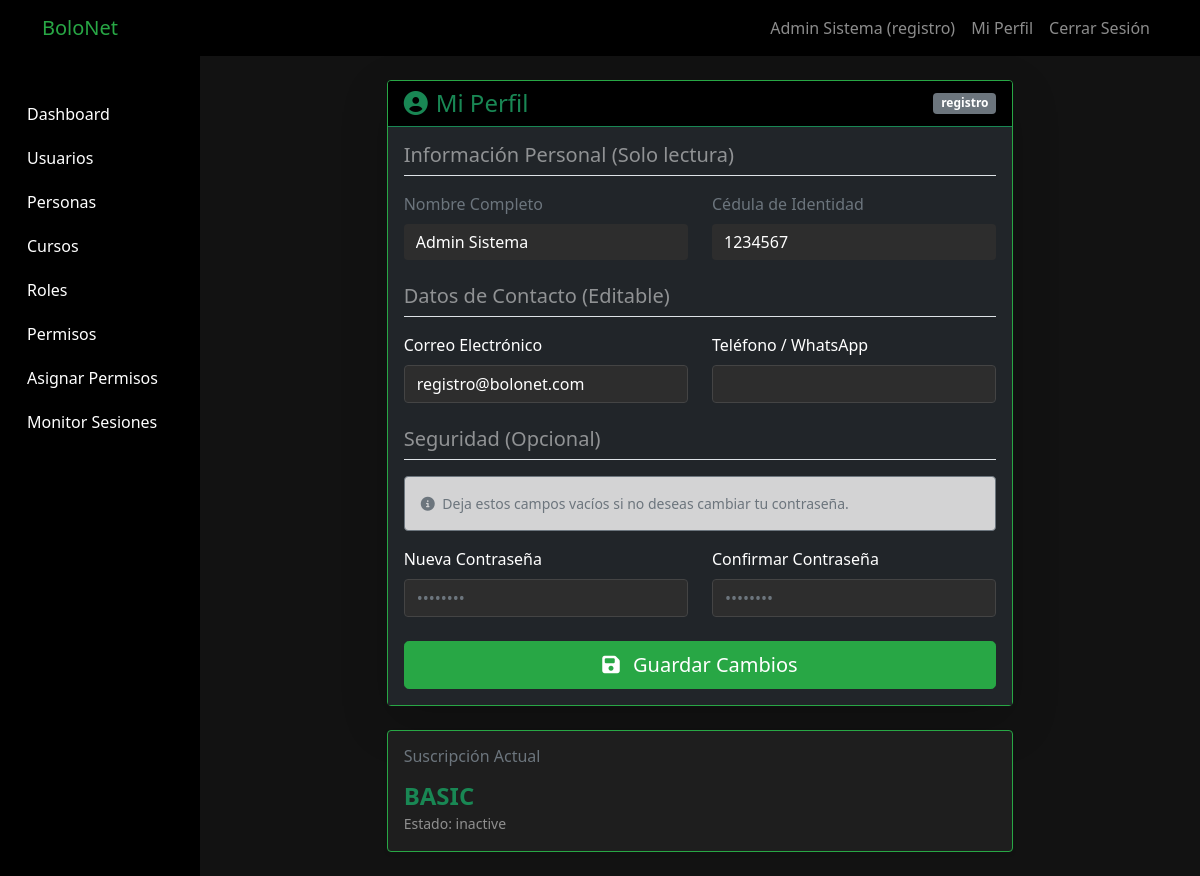
Page /index.php?controller=Usuario&action=perfil (signed in) on the committed database.
### tables this page shows
CREATE TABLE usuario (
    id INT PRIMARY KEY AUTO_INCREMENT,
    persona_id INT NOT NULL UNIQUE,
    email VARCHAR(150) NOT NULL UNIQUE,
    password VARCHAR(255) NOT NULL,
    rol_id INT NOT NULL,
    estado TINYINT(1) DEFAULT 0,
    verification_token VARCHAR(64) NULL,
    token_expires DATETIME NULL,
    reset_token VARCHAR(6) NULL,
    reset_expires DATETIME NULL,
    password_history TEXT NULL,
    conteo_interrupciones INT DEFAULT 0,
    creado_en TIMESTAMP DEFAULT CURRENT_TIMESTAMP,
    actualizado_en TIMESTAMP DEFAULT CURRENT_TIMESTAMP ON UPDATE CURRENT_TIMESTAMP,
    FOREIGN KEY (persona_id) REFERENCES persona(id) ON DELETE CASCADE,
    FOREIGN KEY (rol_id) REFERENCES rol(id) ON DELETE RESTRICT ON UPDATE CASCADE
);

CREATE TABLE rol (
    id INT PRIMARY KEY AUTO_INCREMENT,
    nombre VARCHAR(50) NOT NULL UNIQUE,
    descripcion VARCHAR(100) NOT NULL
);

CREATE TABLE persona (
    id INT PRIMARY KEY AUTO_INCREMENT,
    ci VARCHAR(20) NOT NULL UNIQUE,
    nombre VARCHAR(100) NOT NULL,
    apellido VARCHAR(100) NOT NULL,
    fecha_nacimiento DATE NOT NULL,
    genero ENUM('M', 'F', 'O') NOT NULL,
    telefono VARCHAR(15),
    direccion TEXT,
    creado_en TIMESTAMP DEFAULT CURRENT_TIMESTAMP,
    actualizado_en TIMESTAMP DEFAULT CURRENT_TIMESTAMP ON UPDATE CURRENT_TIMESTAMP
);

### controllers/UsuarioController.php (called while the page is built, shortened)
<?php
class UsuarioController
{
    private $usuario;
    public function __construct()
    {
        require_once __DIR__ . '/../models/Usuario.php';
        $this->usuario = new Usuario();
    }
    public function perfil()
    {
        $userId = $_SESSION['user_id'];
        $perfil_data = $this->usuario->getById($userId);
        require_once __DIR__ . '/../views/layouts/header.php';
        require_once __DIR__ . '/../views/usuario/perfil.php';
        require_once __DIR__ . '/../views/layouts/footer.php';
    }
}
?>

### models/Database.php (called while the page is built, shortened)
<?php
class Database {
    private static $connection = null;
    public static function getConnection() {
        if (self::$connection === null) {
            self::$connection = new mysqli(DB_HOST, DB_USER, DB_PASS, DB_NAME);
            self::$connection->set_charset("utf8");
        }
        return self::$connection;
    }
}

### models/Usuario.php (called while the page is built, shortened)
<?php
class Usuario
{
    private $db;
    public function __construct()
    {
        require_once __DIR__ . '/Database.php';
        $this->db = Database::getConnection();
    }
    public function getById($id)
    {
        $sql = "SELECT u.*, u.plan_type, u.subscription_status, u.subscription_end,
                       r.nombre as rol_nombre, p.ci, p.nombre as persona_nombre, p.apellido as persona_apellido
                FROM usuario u
                JOIN rol r ON u.rol_id = r.id
                JOIN persona p ON u.persona_id = p.id
                WHERE u.id = ?";
        $stmt = $this->db->prepare($sql);
        $stmt->bind_param("i", $id);
        $stmt->execute();
        return $stmt->get_result()->fetch_assoc();
    }
}
?>

### views/usuario/perfil.php (the view, shortened to what this page needs)
<div class="row justify-content-center">
    <div class="col-md-8">
        <div class="card card-dark shadow-lg border-success">
            <div
                class="card-header bg-dark border-bottom border-success d-flex justify-content-between align-items-center">
                <h4 class="mb-0 text-success"><i class="fas fa-user-circle me-2"></i>Mi Perfil</h4>
                <span class="badge bg-secondary"><?php echo htmlspecialchars($perfil_data['rol_nombre']); ?></span>
            </div>
            <div class="card-body bg-dark text-white">
                <form action="index.php?controller=Usuario&action=perfil" method="POST">
                    <h5 class="text-white-50 mb-3 border-bottom pb-2">Información Personal (Solo lectura)</h5>
                    <div class="row mb-3">
                        <div class="col-md-6">
                            <label class="form-label text-muted">Nombre Completo</label>
                            <input type="text" class="form-control bg-secondary text-white border-0"
                                value="<?php echo htmlspecialchars($perfil_data['persona_nombre'] . ' ' . $perfil_data['persona_apellido']); ?>"
                                readonly>
                        </div>
                        <div class="col-md-6">
                            <label class="form-label text-muted">Cédula de Identidad</label>
                            <input type="text" class="form-control bg-secondary text-white border-0"
                                value="<?php echo htmlspecialchars($perfil_data['ci']); ?>" readonly>
                        </div>
                    </div>
                    <h5 class="text-white-50 mb-3 mt-4 border-bottom pb-2">Datos de Contacto (Editable)</h5>
                    <div class="row mb-3">
                        <div class="col-md-6">
                            <label class="form-label">Correo Electrónico</label>
                            <input type="email" name="email" class="form-control bg-dark text-white border-secondary"
                                value="<?php echo htmlspecialchars($perfil_data['email']); ?>" required>
                        </div>
                        <div class="col-md-6">
                            <label class="form-label">Teléfono / WhatsApp</label>
                            <input type="text" name="telefono" class="form-control bg-dark text-white border-secondary"
                                value="<?php echo isset($perfil_data['telefono']) ? htmlspecialchars($perfil_data['telefono']) : ''; ?>">
                        </div>
                    </div>
                    <h5 class="text-white-50 mb-3 mt-4 border-bottom pb-2">Seguridad (Opcional)</h5>
                    <div class="alert alert-dark border border-secondary text-muted small">
                        <i class="fas fa-info-circle me-1"></i> Deja estos campos vacíos si no deseas cambiar tu
                        contraseña.
                    </div>
                    <div class="row mb-3">
                        <div class="col-md-6">
                            <label class="form-label">Nueva Contraseña</label>
                            <input type="password" name="password"
                                class="form-control bg-dark text-white border-secondary" placeholder="••••••••">
                        </div>
                        <div class="col-md-6">
                            <label class="form-label">Confirmar Contraseña</label>
                            <input type="password" name="confirm_password"
                                class="form-control bg-dark text-white border-secondary" placeholder="••••••••">
                        </div>
                    </div>
                    <div class="d-grid gap-2 mt-4">
                        <button type="submit" class="btn btn-success btn-lg">
                            <i class="fas fa-save me-2"></i> Guardar Cambios
                        </button>
                    </div>
                </form>
            </div>
        </div>
        <?php if ($perfil_data['plan_type']): ?>
            <div class="card card-dark shadow-sm border-secondary mt-4">
                <div class="card-body">
                    <h6 class="text-muted mb-3">Suscripción Actual</h6>
                    <div class="d-flex justify-content-between align-items-center">
                        <div>
                            <h4 class="text-success fw-bold text-uppercase mb-0">
                                <?php echo htmlspecialchars($perfil_data['plan_type']); ?>
                            </h4>
                            <small class="text-white-50">Estado:
                                <?php echo htmlspecialchars($perfil_data['subscription_status']); ?></small>
                        </div>
                    </div>
                </div>
            </div>
        <?php endif; ?>
    </div>
</div>

### views/layouts/header.php (style rules this page uses)
body { background-color: #121212 !important; color: #ffffff !important; }
.card { background-color: #1e1e1e !important; border-color: #28a745 !important; }
.card-header { background-color: #000000 !important; color: #28a745 !important; }
.btn-success { background-color: #28a745; border-color: #28a745; }
.form-control { background-color: #2d2d2d !important; border-color: #444 !important; color: #ffffff !important; }

### rows in the picture
usuario: rol.nombre "registro", persona.apellido "Admin Sistema", persona.ci "1234567", email "registro@bolonet.com", plan_type "BASIC", subscription_status "inactive"

### other values in the picture
SITE_NAME "BoloNet"
$_SESSION['user_name'] "Admin Sistema"
$_SESSION['user_role'] "registro"
